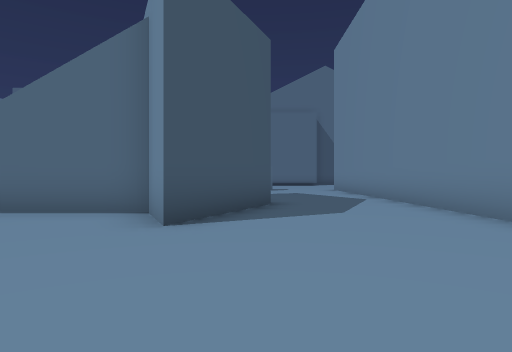
view 1 (above)

22 first-person views from a walk through a Unity game level. The camera is 1.2 m above the floor, looks level and sees 75° across. The floor is counted in squares, 2 m on a side. Each view is taken from the middle of a square. On the plan, view 1 faces up. The plan holds only what a view shows up to about 10 squares ahead; the rest is blank. The place goes on beyond the plan. The player is left out. Some animated figures are left out.

view 2
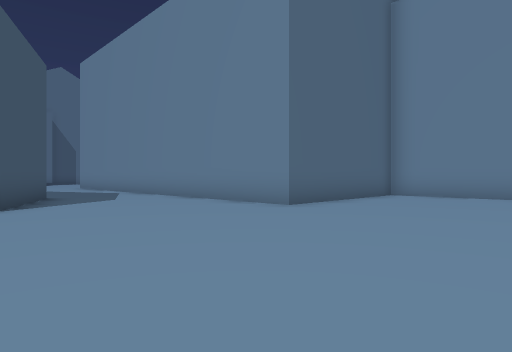

view 3
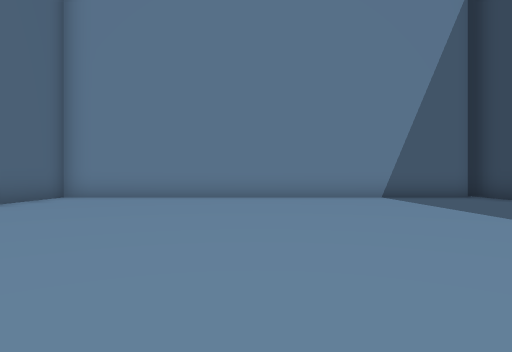

view 4
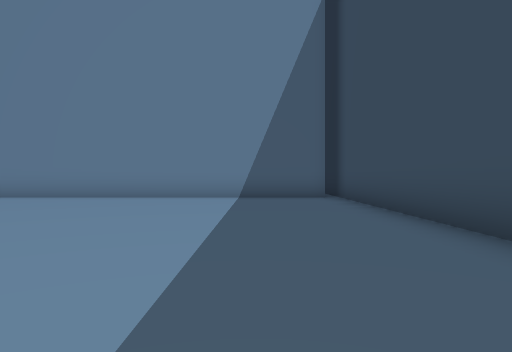

view 5
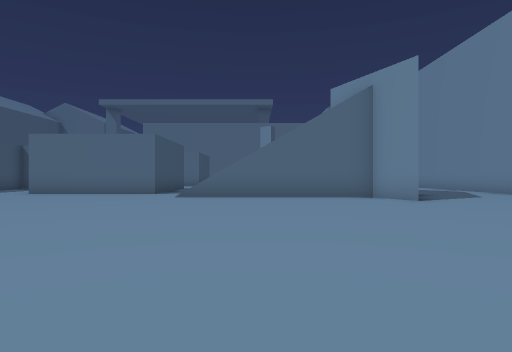

view 6
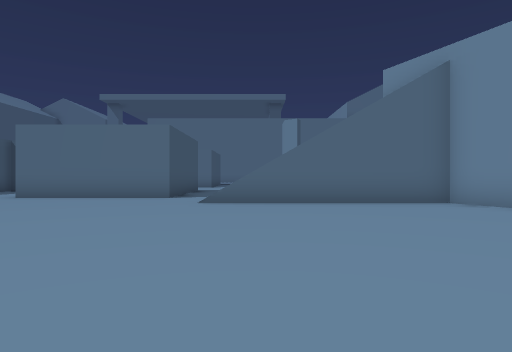

view 7
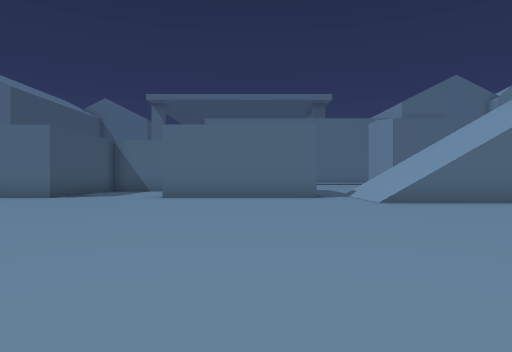

view 8
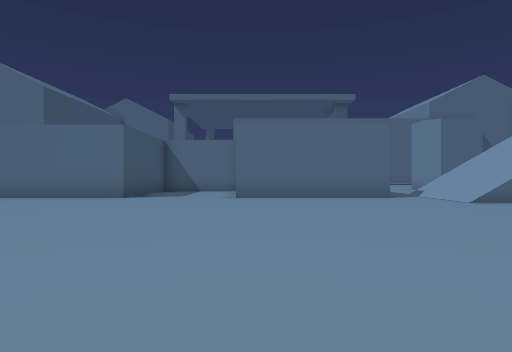

view 9
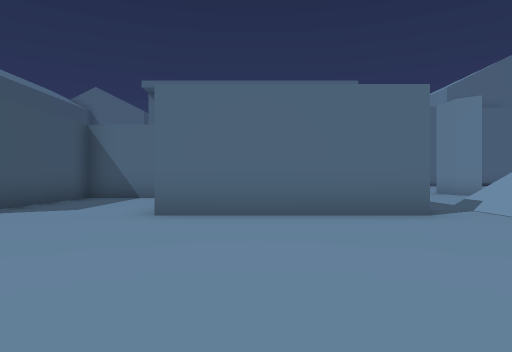

view 10
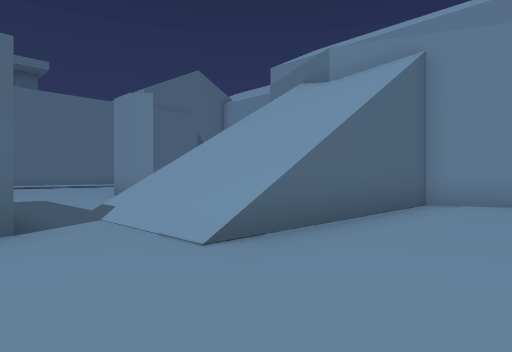

view 11
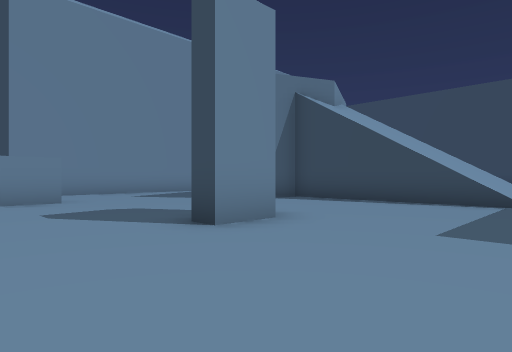

view 12
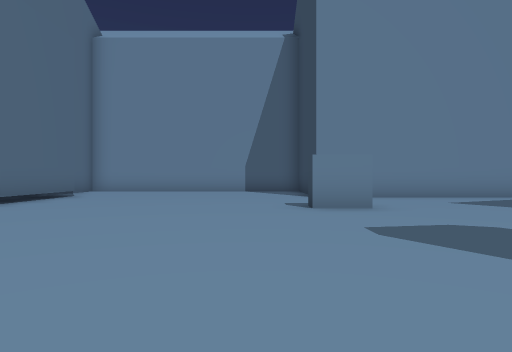

view 13
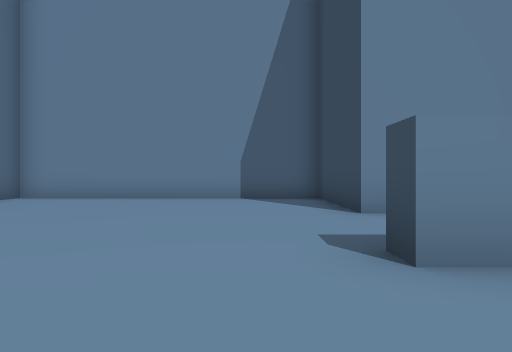

view 14
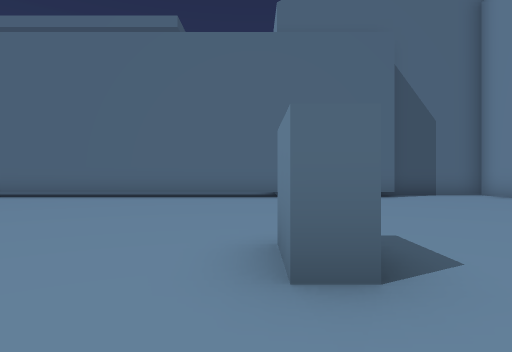

view 15
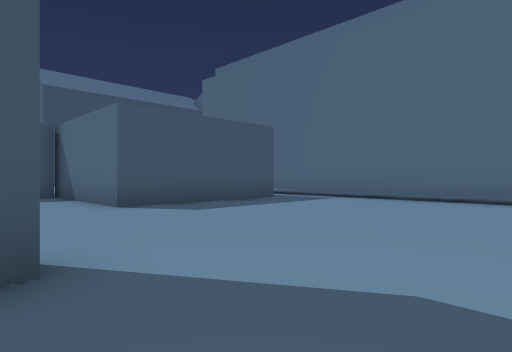

view 16
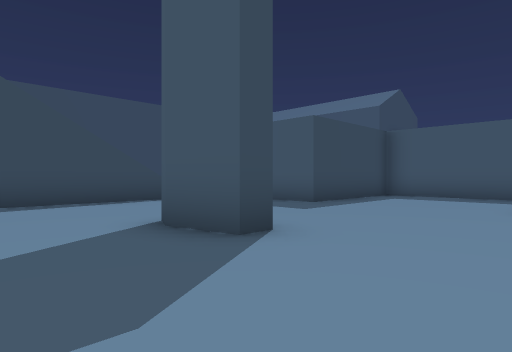

view 17
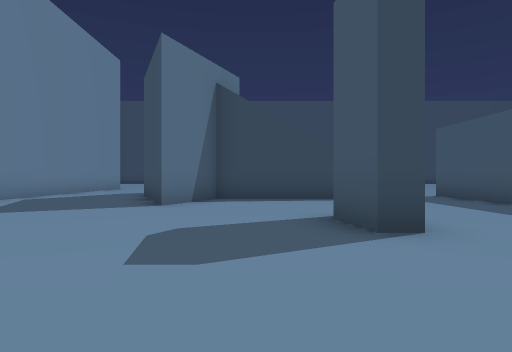

view 18
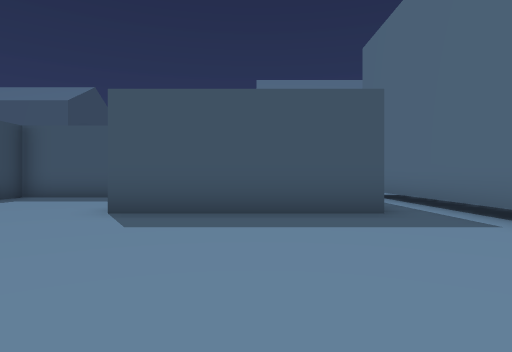

view 19
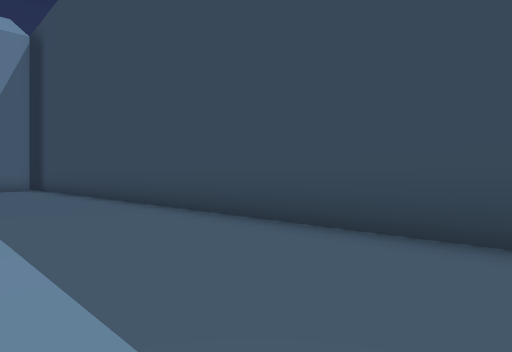

view 20
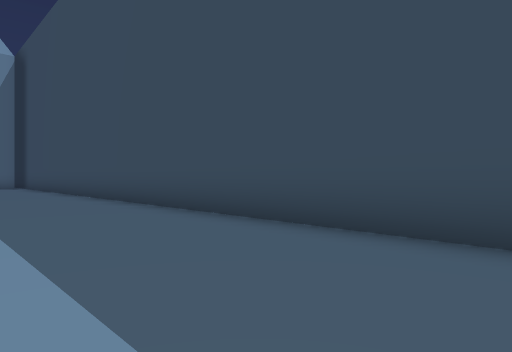

view 21
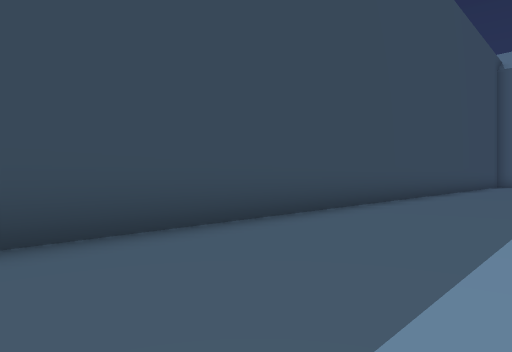

view 22
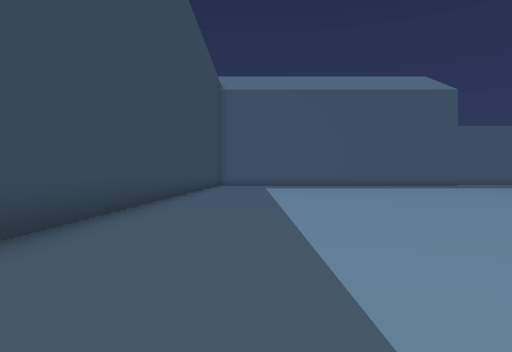

### Floor plan
Points are (right, up) in squares from view 1. A wall is a line through its corners. A room is listed if a view was taken in it or the views show most of it. See-through windows are left out.
Room 1 (views 1, 2, 3, 4, 5, 6, 7, 8, 9, 10, 11, 12, 13, 14, 15, 16, 17, 18, 19, 20, 21, 22)
walls: (-1.1, 4) (-2.5, 7.2) (-1.1, 10.3) (0.3, 7.1) (-1.1, 4); (-13.8, 11.1) (-15.6, 11.1) (-15.6, 7.1) (-17.5, 7.1); (-12.3, 15.6) (-12.3, 11.5) (-8.4, 11.5) (-8.4, 7.1) (-12.6, 7.1); (-8.4, 20.1) (-8.4, 15.6) (-12.6, 15.6); (8.4, -10) (8.4, 1.4) (3.4, 1.4) (3.4, 14.3) (7, 14.3) (7, 22.4) (6.2, 22.4); (4, 21.4) (-11.8, 21.4); (-16.9, -10.4) (9, -10.4)
objects: other object (-4, 12) to (-4, 13); other object (0, 14) to (1, 15)

Where each view was taken, in squares from view 1:
view 1: 0 up, 0 right, facing up
view 2: 3 down, 2 left, facing up-right
view 3: 4 down, 1 left, facing right
view 4: 8 down, 1 left, facing right
view 5: 4 down, 5 left, facing up
view 6: 2 down, 6 left, facing up
view 7: 2 down, 10 left, facing up
view 8: 2 down, 12 left, facing up
view 9: 2 up, 11 left, facing up
view 10: 3 up, 9 left, facing up-right
view 11: 16 up, 8 left, facing down-right
view 12: 16 up, 6 left, facing right
view 13: 16 up, 2 left, facing right
view 14: 12 up, 0 right, facing up
view 15: 13 up, 2 left, facing up-left
view 16: 16 up, 2 left, facing down-left
view 17: 17 up, 3 left, facing down
view 18: 18 up, 3 left, facing left
view 19: 7 down, 7 left, facing down-right
view 20: 7 down, 10 left, facing down-right
view 21: 7 down, 6 left, facing down-left
view 22: 8 down, 6 left, facing left
